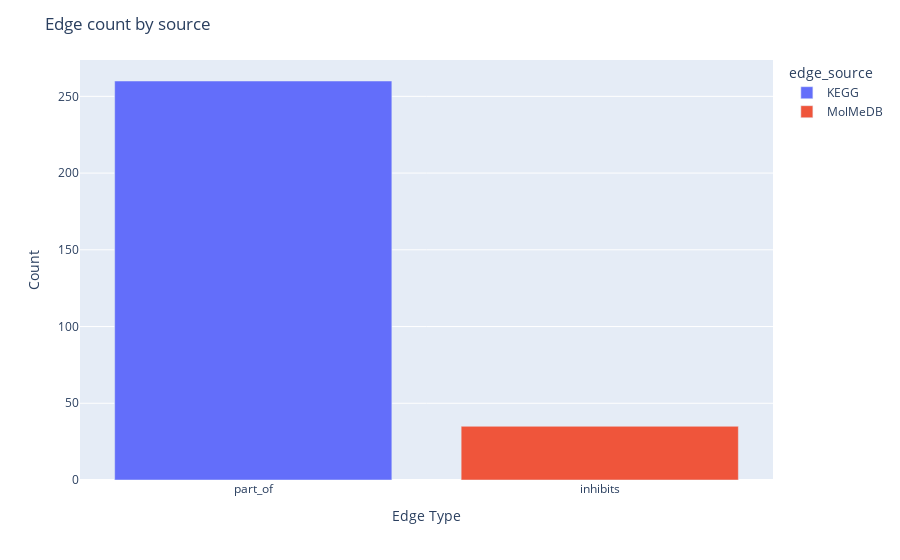

Notebook cell for this chart:
### Code cell
graph_obj.count_edge_by_data_source(plot=True)

### Figure 1 — Plotly figure (JSON) as saved in the notebook; plotly's stock layout.template omitted (floating-point values rounded to 4 significant figures)
{"data": [{"alignmentgroup": "True", "hovertemplate": "edge_source=KEGG<br>edge_type=%{x}<br>count=%{y}<extra></extra>", "legendgroup": "KEGG", "marker": {"color": "#636efa", "pattern": {"shape": ""}}, "name": "KEGG", "offsetgroup": "KEGG", "orientation": "v", "showlegend": true, "textposition": "auto", "type": "bar", "x": ["part_of"], "xaxis": "x", "y": [260], "yaxis": "y"}, {"alignmentgroup": "True", "hovertemplate": "edge_source=MolMeDB<br>edge_type=%{x}<br>count=%{y}<extra></extra>", "legendgroup": "MolMeDB", "marker": {"color": "#EF553B", "pattern": {"shape": ""}}, "name": "MolMeDB", "offsetgroup": "MolMeDB", "orientation": "v", "showlegend": true, "textposition": "auto", "type": "bar", "x": ["inhibits"], "xaxis": "x", "y": [35], "yaxis": "y"}], "layout": {"barmode": "relative", "legend": {"title": {"text": "edge_source"}, "tracegroupgap": 0}, "margin": {"t": 60}, "title": {"text": "Edge count by source"}, "xaxis": {"anchor": "y", "domain": [0, 1], "title": {"text": "Edge Type"}}, "yaxis": {"anchor": "x", "domain": [0, 1], "title": {"text": "Count"}}}}
